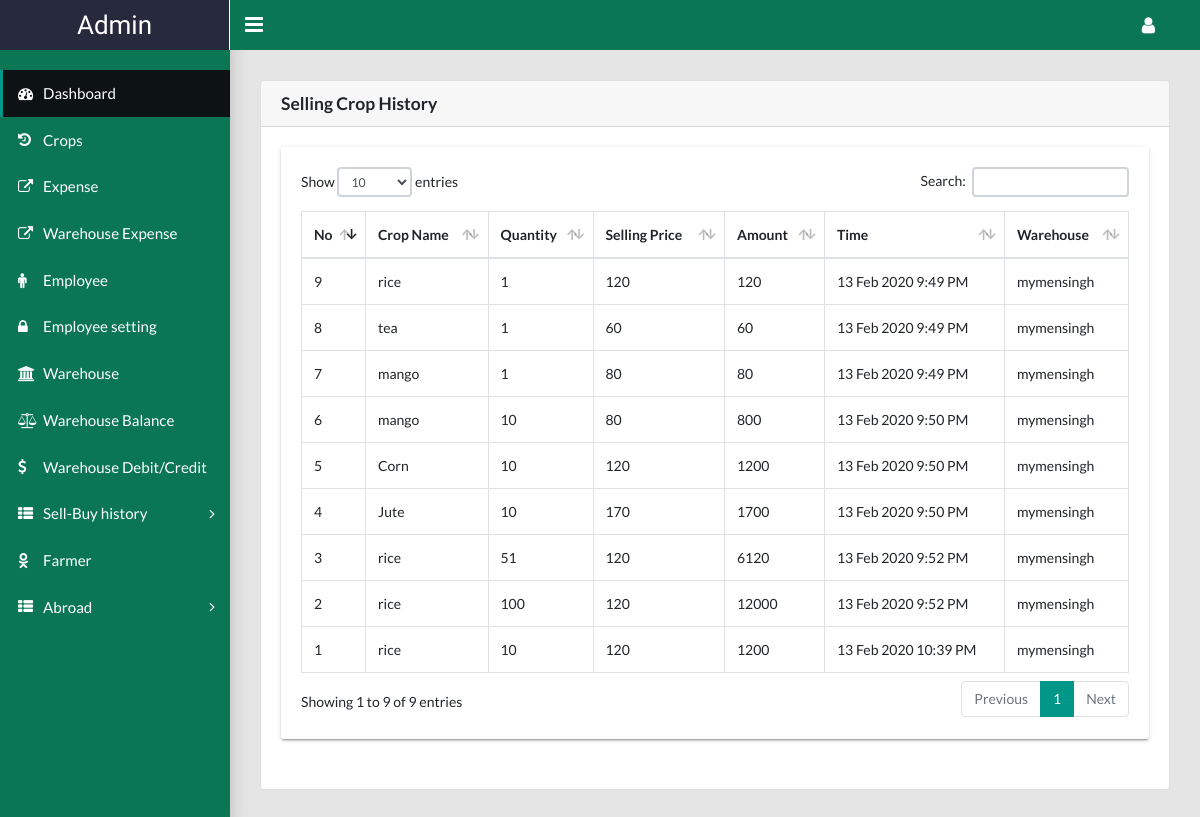
Screenshot of /admin/sellinghistory.php (signed in) with the database file from the repository.
### tables this page shows
CREATE TABLE `warehousedetail2` (
  `id` int(11) NOT NULL,
  `warehousedetailId` int(11) NOT NULL,
  `cropName` varchar(100) NOT NULL,
  `quantity` int(11) NOT NULL,
  `buyingprice` double NOT NULL,
  `sellingPrice` double NOT NULL,
  `amount` double NOT NULL,
  `date` varchar(50) NOT NULL,
  `warehouse` varchar(100) NOT NULL
);

### lib/Database.php (called while the page is built, shortened)
<?php
Class Database{
		private $host   = "localhost";
	private $user   = "root";
	private $pass   = "";
	private $dbname = "e_agri";
	public $link;
	private function connectDB(){
	$this->link = new mysqli($this->host, $this->user, $this->pass, $this->dbname);
 }
	public function select($query){
		$result = $this->link->query($query) or die($this->link->error.__LINE__);
		if($result->num_rows > 0){
			return $result;
		} else {
			return false;
		}
	}
}

### admin/sellinghistory.php (the view, shortened to what this page needs)
<?php include './header.php'; ?>
<?php include './side.php'; ?>
<main class="app-content">
    <div class="bs-component">
        <div class="card">
            <h5 class="card-header">Selling Crop History</h5>
            <div class="card-body">
                <div class="row">
                    <div class="col-lg-12">
                    	<div class="tile">
                            <div class="tile-body">
                                <div class="table-responsive">
                                    <table class="table table-hover table-bordered" id="sampleTable">
                                    	<thead>
                                            <tr>
                                                <th>No</th>
                                                <th>Crop Name</th>
                                                <th>Quantity</th>
                                                <th>Selling Price</th>
                                                <th>Amount</th>
                                                <th>Time</th>
                                                <th>Warehouse</th>
                                            </tr>
                                        </thead>
                                        <tbody>
                                        	<?php
                                        	$i=0;
                                        	    $query = "SELECT * FROM warehousedetail2 ORDER BY id DESC";
                                                $result = $db->select($query);
                                                if($result){
                                    	            while($resultRow = $result->fetch_assoc()){
                                    	            	if($resultRow['sellingPrice'] != 0){
                                    	            	$i++;
                                        	        ?>
                                        	        <tr>
                                                        <th><?php echo $i; ?></th>
                                                        <th><?php echo $resultRow['cropName']; ?></th>
                                                        <th><?php echo $resultRow['quantity']; ?></th>
                                                        <th><?php echo $resultRow['sellingPrice']; ?></th>
                                                        <th><?php echo $resultRow['amount']; ?></th>
                                                        <th><?php echo $resultRow['date']; ?></th>
                                                        <th><?php echo $resultRow['warehouse']; ?></th>
                                                    </tr>
                                                    <?php
                                                       }
                                                    }
                                                }
                                            ?>
                                        </tbody>
                                    </table>
                                </div>
                            </div>
                        </div>
                    </div>
                </div>
            </div>
        </div>
    </div>
</main>
<?php include './footer.php'; ?>

### admin/sellinghistory.php (style rules this page uses)
tbody tr th { font-weight: normal; }

### rows the page displays
warehousedetail2: cropName "rice", quantity "10", sellingPrice "120", amount "1200", date "13 Feb 2020 10:39 PM", warehouse "mymensingh"
warehousedetail2: cropName "rice", quantity "100", sellingPrice "120", amount "12000", date "13 Feb 2020 9:52 PM", warehouse "mymensingh"
warehousedetail2: cropName "rice", quantity "51", sellingPrice "120", amount "6120", date "13 Feb 2020 9:52 PM", warehouse "mymensingh"
warehousedetail2: cropName "Jute", quantity "10", sellingPrice "170", amount "1700", date "13 Feb 2020 9:50 PM", warehouse "mymensingh"
warehousedetail2: cropName "Corn", quantity "10", sellingPrice "120", amount "1200", date "13 Feb 2020 9:50 PM", warehouse "mymensingh"
warehousedetail2: cropName "mango", quantity "10", sellingPrice "80", amount "800", date "13 Feb 2020 9:50 PM", warehouse "mymensingh"
warehousedetail2: cropName "mango", quantity "1", sellingPrice "80", amount "80", date "13 Feb 2020 9:49 PM", warehouse "mymensingh"
warehousedetail2: cropName "tea", quantity "1", sellingPrice "60", amount "60", date "13 Feb 2020 9:49 PM", warehouse "mymensingh"
warehousedetail2: cropName "rice", quantity "1", sellingPrice "120", amount "120", date "13 Feb 2020 9:49 PM", warehouse "mymensingh"
